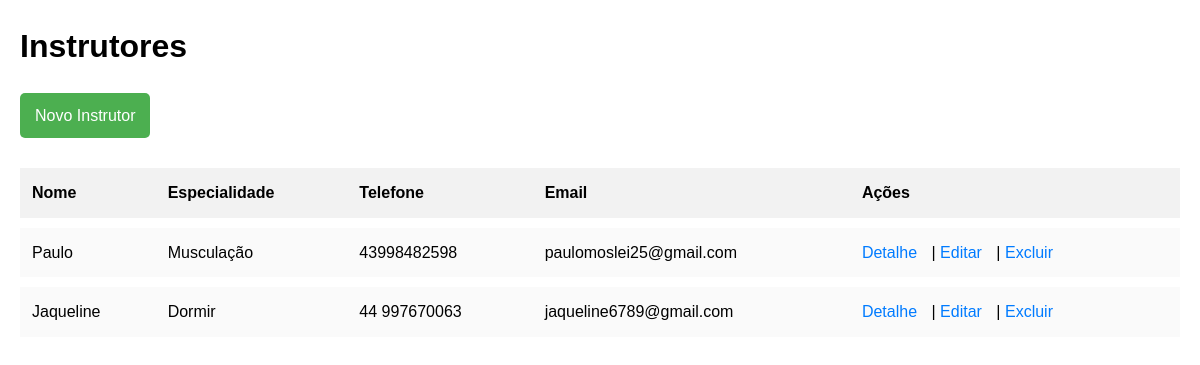
The app's page /instrutores/, older data.
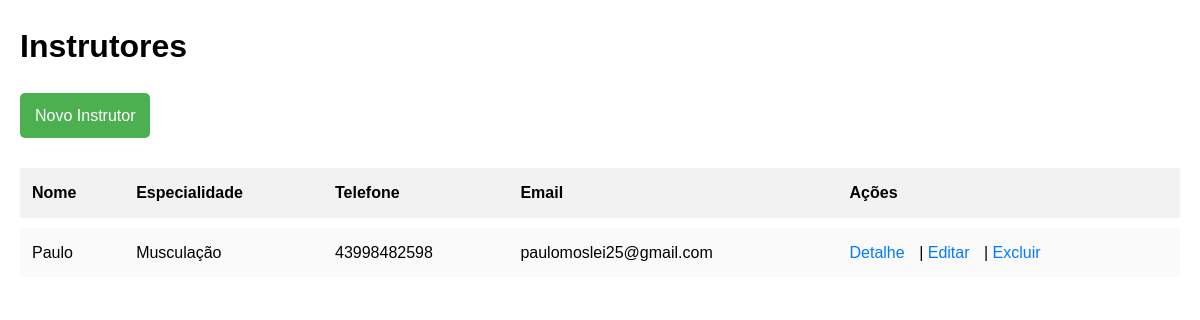
The same page, newer data.
### instrutores/models.py (models this page shows, shortened)
class Instrutor(models.Model):
    nome = models.CharField(max_length=100)
    especialidade = models.CharField(max_length=50, blank=True, null=True)
    telefone = models.CharField(max_length=20, blank=True, null=True)
    email = models.EmailField(blank=True, null=True)
    observacoes = models.TextField(blank=True, null=True)
    data_criacao = models.DateTimeField(auto_now_add=True)
    data_atualizacao = models.DateTimeField(auto_now=True)

### instrutores/views.py (the view)
# urls.py: path('', views.lista_instrutores, name='lista_instrutores'),
def lista_instrutores(request):
    instrutores = Instrutor.objects.all()
    return render(request, 'instrutores/lista.html', {'instrutores': instrutores})

### instrutores/templates/instrutores/lista.html (shortened to what this page needs)
{% load static %}
<!DOCTYPE html>
<html lang="pt-br">
<head>
    <link rel="stylesheet" href="{% static 'instrutores/lista/lista.css' %}">
</head>
<body>
    <h1>Instrutores</h1>
    <a href="{% url 'criar_instrutor' %}" class="btn-novo">Novo Instrutor</a>
    <table class="tabela-instrutores">
        <thead>
            <tr>
                <th>Nome</th>
                <th>Especialidade</th>
                <th>Telefone</th>
                <th>Email</th>
                <th>Ações</th>
            </tr>
        </thead>
        <tbody>
            {% for instrutor in instrutores %}
            <tr>
                <td>{{ instrutor.nome }}</td>
                <td>{{ instrutor.especialidade }}</td>
                <td>{{ instrutor.telefone }}</td>
                <td>{{ instrutor.email }}</td>
                <td>
                    <a href="{% url 'detalhe_instrutor' instrutor.pk %}">Detalhe</a> |
                    <a href="{% url 'editar_instrutor' instrutor.pk %}">Editar</a> |
                    <a href="{% url 'excluir_instrutor' instrutor.pk %}">Excluir</a>
                </td>
            </tr>
            {% empty %}
            <tr>
                <td colspan="5">Nenhum instrutor cadastrado.</td>
            </tr>
            {% endfor %}
        </tbody>
    </table>
</body>
</html>

### static/instrutores/lista/lista.css (style rules this page uses)
body { font-family: Arial, sans-serif; margin: 20px; line-height: 1.6; }
h1 { margin-bottom: 20px; }
.btn-novo { display: inline-block; margin-bottom: 20px; padding: 10px 15px; background-color: #4CAF50; color: white; text-decoration: none; border-radius: 5px; }
.tabela-instrutores { width: 100%; border-collapse: separate; border-spacing: 0 10px; }
.tabela-instrutores th { background-color: #f2f2f2; padding: 12px; text-align: left; }
.tabela-instrutores td { padding: 12px; background-color: #fafafa; }
.tabela-instrutores td a { margin-right: 10px; text-decoration: none; color: #007BFF; }

Row changes from the older to the newer data that the page shows:
removed Instrutor: nome "Jaqueline", especialidade "Dormir", telefone "44 997670063", email "jaqueline6789@gmail.com"
